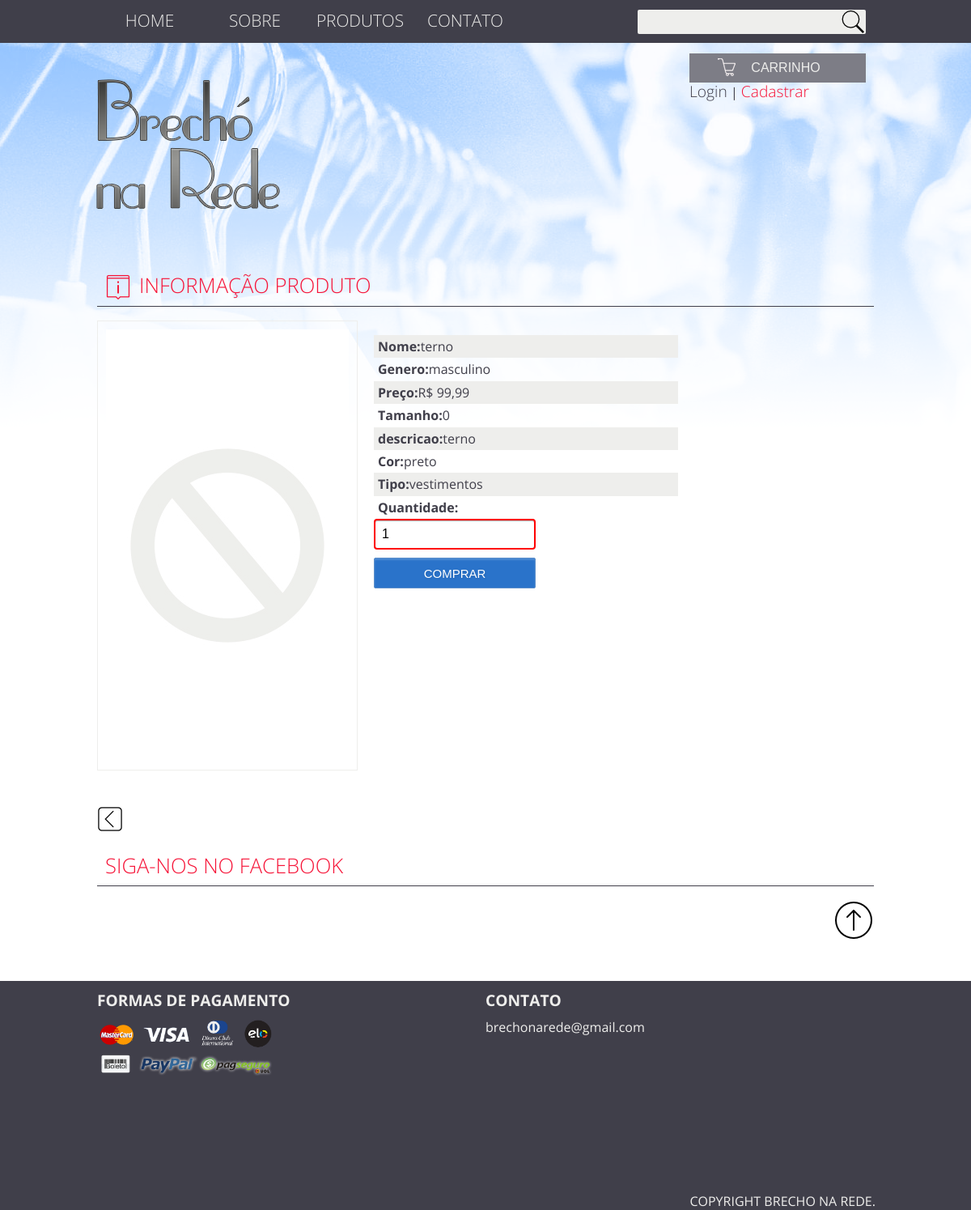
The app's page /index.php?ctrl=controladorInformacaoProduto&&pdt=28 with its own data.
### tables this page shows
CREATE TABLE `produto` (
  `idProduto` int(11) NOT NULL,
  `nome` varchar(30) NOT NULL,
  `tamanho` int(11) DEFAULT NULL,
  `cor` char(20) NOT NULL,
  `genero` enum('masculino','feminino') NOT NULL,
  `preco` decimal(4,2) NOT NULL,
  `tipo` varchar(50) DEFAULT NULL,
  `foto` varchar(40) NOT NULL,
  `descricao` varchar(50) NOT NULL,
  `quantidade` int(3) NOT NULL
);

### img/modelo/DAO/classeProdutoDAO.php (called while the page is built, shortened)
<?php
class classeProdutoDAO {
    public function informacaoProduto($pdt){
        try{
        $pdo=conexao::getInstance();
        $sql = "select * from produto where idproduto=:produto";
        $pesquisa = $pdo->prepare($sql);
        $pesquisa->bindValue(':produto', $pdt);
        $pesquisa->execute();
        $array = array();
        while($valores = $pesquisa->fetchObject(__CLASS__)){
        $array[] = $valores;
        }
        return $array;
        }
        catch(PDOException $erro){
            echo $erro;
        }
    }
}

### controle/controladorInformacaoProduto.php (the view, shortened to what this page needs)
<h1><i class='info'></i>Informação Produto</h1>
<?php
require_once 'modelo/dao/classeProdutoDAO.php';
$pdt = $_GET['pdt'];
$produto = new classeProdutoDAO();
$func =$produto->informacaoProduto($pdt);
foreach($func as $valores){
    $verificaft=  file_exists('img/produtos/'.$valores->foto.'.jpg');
    echo "<div class='informacaoproduto'>";
    if($verificaft){
    echo "
    <img id='myImg' alt='".$valores->descricao."'  src='img/produtos/$valores->foto.jpg' width='200' height='200'>";
    }
    else{
     echo  " <img src='img/semft.jpg' width='400' height='400'><br>";
    }
    echo "
     <form method='post' onsubmit='return validarEstoque()' class='forminfo' action='index.php?ctrl=controladorCarrinho'>
    <ul class='infopdt'>
    <li><b>Nome:</b>$valores->nome</li>
    <li><b>Genero:</b>$valores->genero</li>
    <li><b>Preço:</b>R$ ".number_format($valores->preco,2,',','.')."</li>
    <li><b>Tamanho:</b>$valores->tamanho</li>
    <li><b>descricao:</b>$valores->descricao</li>
    <li><b>Cor:</b>$valores->cor</li>
    <li><b>Tipo:</b>$valores->tipo</li>
    ";
}
echo "
<li><b>Quantidade:</b></li>
<input type='number' name='quantidade' value='1' min='1' max-lenght='$valores->quantidade' max='$valores->quantidade'>    <br>
<input type='hidden' name='ft'  value='$valores->foto'>
<input type='hidden' name='nome'  value='$valores->nome'>
<input type='hidden' name='genero'  value='$valores->genero'>
<input type='hidden' name='preco'  value='$valores->preco'>
<input type='hidden' name='tamanho'  value='$valores->tamanho'>
<input type='hidden' name='descricao'  value='$valores->descricao'>
<input type='hidden' name='cor'  value='$valores->cor'>
<input type='hidden' name='tipo'  value='$valores->tipo'>
<input type='hidden' name='acao'  value='add'>
<input type='hidden' name='id'  value='$pdt'>
<input type='submit' value='Comprar'>
   </ul>
</form>
";
echo "</div>";
?>
<br>
<a href='index.php'><i class='voltar'></i></a>

### css/estilo.css (style rules this page uses)
* { margin:0; padding:0; }
.conteudo input,.conteudo select { width:200px; }
body { font-family: 'Open Sans', sans-serif; color:#eeeeec; background:url(../img/banner.png) no-repeat; }
form input,form select { border-radius: 2px; height: 38px; }
form input[type='number']:out-of-range { border-color: red; }
.conteudo h1 { color:#f61337; border-bottom:1px solid #403f4a; text-transform: uppercase; font-weight: lighter; font-size:1.6em; clear: both; width: inherit; padding:10px; }
.conteudo form input[type='submit'],conteudo form { cursor:pointer; text-transform:uppercase; background:#2a73ca; border:1px solid #5d8fca; padding:8px; color:#fff; font-size:0.9; }
.conteudo input[type="text"], .conteudo input[type="date"], .conteudo input[type="datetime"], .conteudo input[type="email"], .conteudo input[type="number"], .conteudo input[type="search"], .conteudo input[type="time"], .conteudo input[type="url"], .conteudo input[type="password"], .conteudo input[type="tel"], .conteudo input[type="password"], .conteudo textarea, .conteudo select { box-sizing: border-box; -webkit-box-sizing: border-box; -moz-box-sizing: border-box; padding: 8px; border: 2px solid #fff; box-shadow: inset 0px 1px 1px rgba(0, 0, 0, 0.33); -moz-box-shadow: inset 0px 1px 1px rgba(0, 0, 0, 0.33); -webkit-box-shadow: inset 0px 1px 1px rgba(0, 0, 0, 0.33); border-radius: 4px; }
.conteudo input[type="button"], .conteudo button, .conteudo input[type="submit"] { padding: 8px 20px 8px 20px; text-shadow: 1px 1px 3px rgba(0, 0, 0, 0.12); -moz-box-shadow: inset 0px 2px 2px 0px rgba(255, 255, 255, 0.17); -webkit-box-shadow: inset 0px 2px 2px 0px rgba(255, 255, 255, 0.17); box-shadow: inset 0px 2px 2px 0px rgba(255, 255, 255, 0.17); border: 1px solid #257C9E; font-size: 15px; margin-top: 10px; }
.conteudo form input,select,option { padding:5px; }
.voltar { background:url(../img/icones/voltar.png) no-repeat ; display: table; width: 32px; height: 32px; clear: both; position:absolute; margin-top: 20px; bottom:0; }
.info { background:url(../img/icones/info.png) no-repeat ; display: block; width: 32px; height: 32px; float: left; margin-right:10px; }
.informacaoproduto { width:inherit; float:left; margin-bottom:60px; }
.infopdt { float:left; width: 40%; margin-left:20px; }
.infopdt li { list-style: none; padding:5px; }
.informacaoproduto img { width:300px; height: 534px; float:left; padding:10px; border:1px solid #eeeeec; }
.mostraruser li:nth-child(2n+1),.infopdt li:nth-child(2n+1) { background: #eeeeec; }

### records on screen
produto: nome "terno", genero "masculino", preco "99,99", tamanho "0", descricao "terno", cor "preto", tipo "vestimentos"
